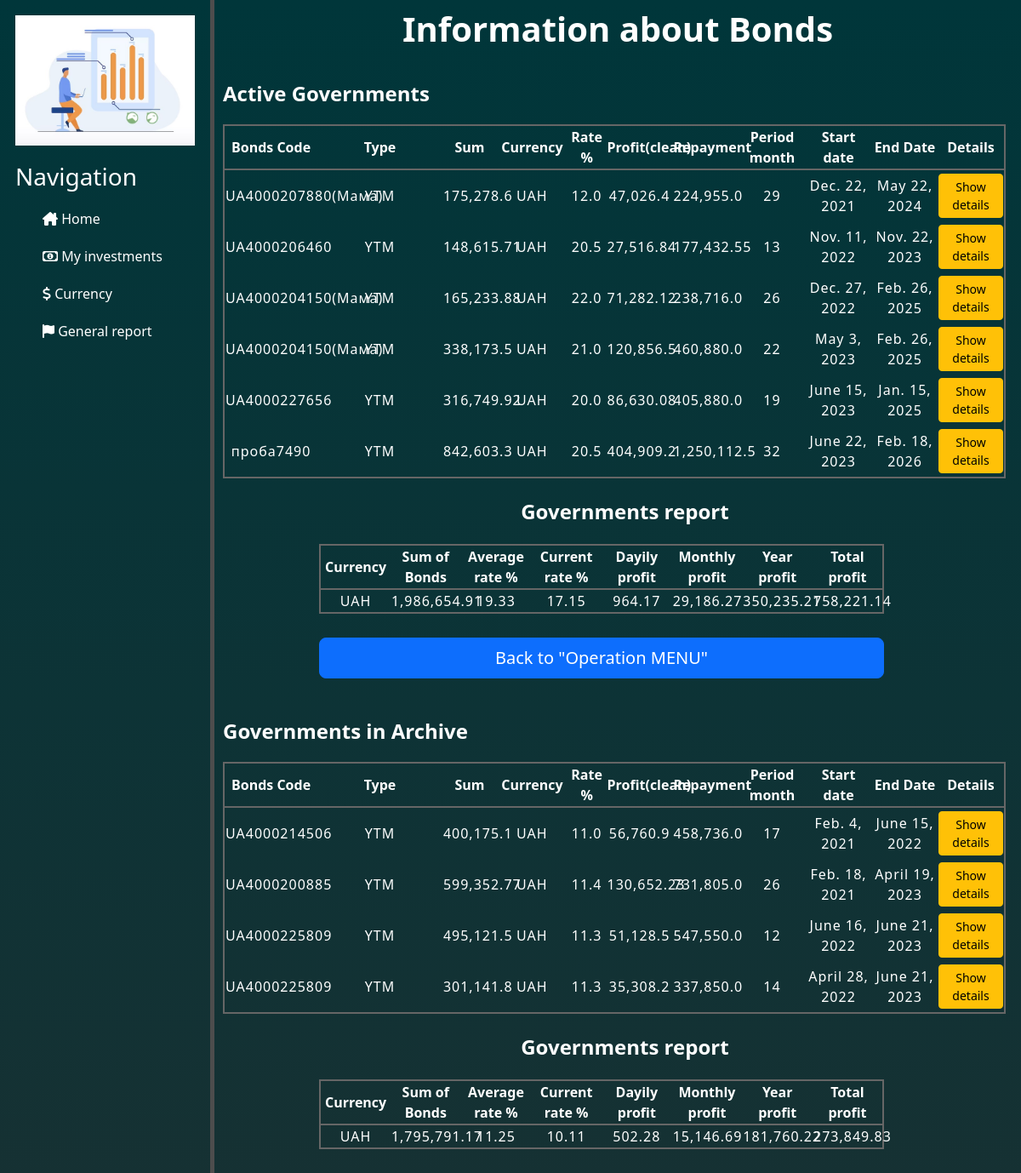
/governments/general_information_on_governments, run on an earlier commit of the app's database.
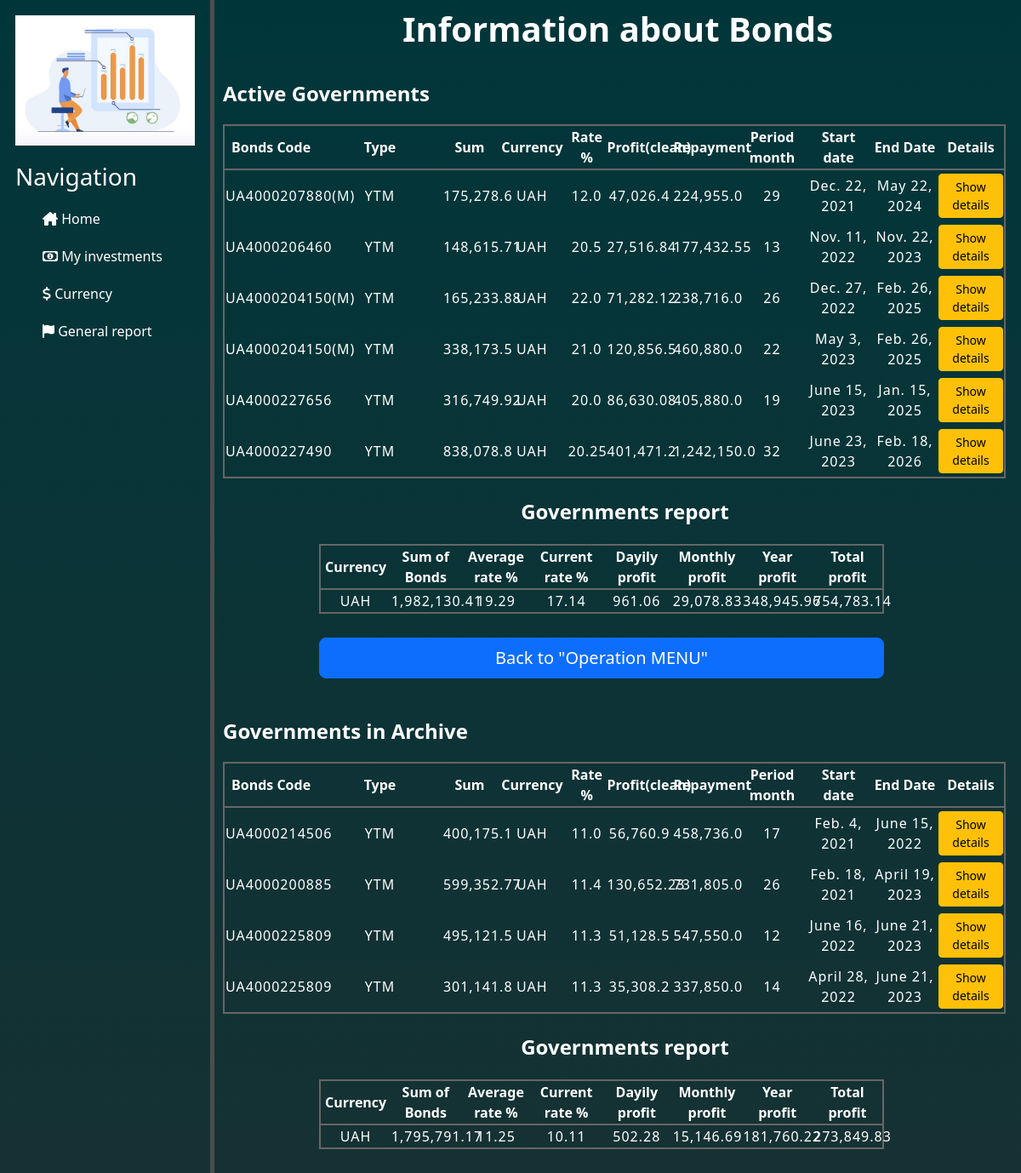
And on a later commit of the database.
### governments/models.py (models this page shows)
class Governments(BaseTableForProducts):
    class Meta:
        db_table = 'governments'
    type_gv = models.CharField(null=False, max_length=3, blank=False, choices=select_type_gv)    # Тип ОВДП = YTM/SIM
    coupons = models.IntegerField()               # Кількість придбаних купонів
    coupons_nominal_cost = models.FloatField()    # Номінальна вартість купона
    coupons_current_cost = models.FloatField()    # Фактична(по якій придбав) купон
    bonds_repayment_nominal = models.FloatField() # Загальна виплата по ОВДП згідно номіналу (купони + %)
    bonds_expenses = models.FloatField()          # Витрати на обслуговування ОВДП

class GovernmentExtendedIndicators(models.Model):
    class Meta:
        db_table = 'governments_extended_indicators'
    current_rate = models.FloatField()
    bonds_nominal_profit = models.FloatField()    # Номінальний дохід
    bonds_income = models.FloatField()
    coupons_cost_difference = models.FloatField() # Різниця вартості купонів між номінальною і фактичною.
    coupons_profit = models.FloatField()          # Купонний дохід/збиток
    government = models.ForeignKey(Governments, on_delete=models.CASCADE,
                                   related_name='governments_extended_indicators')

### governments/views.py (the view)
# urls.py: path('general_information_on_governments', views.general_information_on_governments, name='general_information_on_governments'),
def general_information_on_governments(request):
    active_governments = Governments.objects.filter(end_date__gt=date.today()).order_by('start_date')
    grouped_active_governments = grouping(active_governments)
    governments_in_archive = Governments.objects.filter(end_date__lte=date.today()).order_by('end_date')
    grouped_archive_governments = grouping(governments_in_archive)
    if grouped_active_governments != 'list is empty':
        report_active_governments = calculate_indicators('governments', grouped_active_governments)
    else:
        report_active_governments = grouped_active_governments  # поверне 'list is empty'
    if grouped_archive_governments != 'list is empty':
        report_archive_governments = calculate_indicators('governments', grouped_archive_governments)
    else:
        report_archive_governments = grouped_archive_governments  # поверне 'list is empty'
    return render(request, 'governments/general_information_on_governments.html',
                  {'active_governments': active_governments,
                   'archive_governments': governments_in_archive,
                   'report_active_governments': report_active_governments,
                   'report_archive_governments': report_archive_governments
                   })

### utils/general/general_functions.py (called while the page is built)
def grouping(incoming_data):
    group_uah = []
    group_usd = []
    group_eur = []
    group_pln = []
    group_chf = []
    group_gbp = []
    for element in incoming_data:
        if element.currency == 'UAH':
            group_uah.append(element)
        if element.currency == 'USD':
            group_usd.append(element)
        if element.currency == 'EUR':
            group_eur.append(element)
        if element.currency == 'PLN':
            group_pln.append(element)
        if element.currency == 'CHF':
            group_chf.append(element)
        if element.currency == 'GBP':
            group_gbp.append(element)
    if group_uah or group_usd or group_eur or group_pln or group_chf or group_gbp:
        return [group_uah, group_usd, group_eur, group_pln, group_chf, group_gbp]
    else:
        return 'list is empty'

### governments/templates/governments/general_information_on_governments.html (shortened to what the changed rows need)
{% extends 'main/layout.html' %}
{% load humanize %}
{% block content %}
    <div class="block_information_about_deposits">
        <div class="title">
                <h1><b> Information about Bonds </b></h1>
        </div>
        {% if active_governments %}
            <div class="block_active_governments">
                <table class="table_for_deposits">
                    <tr>
                        <th> Bonds Code </th>
                        <th> Type </th>
                        <th> Sum </th>
                        <th> Currency </th>
                        <th> Rate % </th>
                        <th> Profit(clean) </th>
                        <th> Repayment </th>
                        <th> Period month </th>
                        <th> Start date </th>
                        <th> End Date </th>
                        <th> Details </th>
                    </tr>
                    {% for bond in active_governments %}
                        <tr>
                            <td> {{ bond.name }}    </td>
                            <td> {{ bond.type_gv }} </td>
                            <td> {{ bond.sum|intcomma }}     </td>
                            <td> {{ bond.currency }} </td>
                            <td> {{ bond.rate }}     </td>
                            {% for indicator in bond.governments_extended_indicators.all %}
                                <td> {{ indicator.bonds_income|intcomma }}   </td>
                            {% endfor %}
                            <td> {{ bond.bonds_repayment_nominal|intcomma }} </td>
                            <td> {{ bond.period }}     </td>
                            <td> {{ bond.start_date }} </td>
                            <td> {{ bond.end_date }}   </td>
                            <td> <button type="button" class="btn btn-warning btn-sm btn-show-details"
                                         onclick="window.location.href =
                                                 '{% url 'government_details' government_id=bond.id %}'"> Show details
                                  </button>
                            </td>
                        </tr>
                    {% endfor %}
                </table>
            </div>
        {% else %}
            <div class="block_empty_deposits">
                <h5> You have no active Governments </h5>
            </div>
        {% endif %}
        <div class="block_deposits_report">
            {% if report_active_governments != 'list is empty' %}
                <div class="block_table_deposits_report">
                    <table class="table_deposits_report">
                        <tr>
                            <th> Currency </th>
                            <th> Sum of Bonds </th>
                            <th> Average rate % </th>
                            <th> Current rate % </th>
                            <th> Dayily profit </th>
                            <th> Monthly profit </th>
                            <th> Year profit </th>
                            <th> Total profit </th>
                        </tr>
                        {% for indicator in report_active_governments %}
                            <tr>
                                <td> {{ indicator.currency }}</td>
                                <td> {{ indicator.calc_sum|intcomma }}</td>
                                <td> {{ indicator.average_rate }}</td>
                                <td> {{ indicator.current_rate }}</td>
                                <td> {{ indicator.dayily_profit|intcomma }}</td>
                                <td> {{ indicator.monthly_profit|intcomma }}</td>
                                <td> {{ indicator.year_profit|intcomma }}</td>
                                <td> {{ indicator.total_profit|intcomma }}</td>
                            </tr>
                        {% endfor %}
                    </table>
                </div>
            {% endif %}
        </div>
        {% if archive_governments %}
            <div class="block_active_governments">
                <table class="table_for_deposits">
                    <tr>
                        <th> Bonds Code </th>
                        <th> Type </th>
                        <th> Sum </th>
                        <th> Currency </th>
                        <th> Rate % </th>
                        <th> Profit(clean) </th>
                        <th> Repayment </th>
                        <th> Period month </th>
                        <th> Start date </th>
                        <th> End Date </th>
                        <th> Details </th>
                    </tr>
                    {% for bond in archive_governments %}
                        <tr>
                            <td> {{ bond.name }}    </td>
                            <td> {{ bond.type_gv }} </td>
                            <td> {{ bond.sum|intcomma }}     </td>
                            <td> {{ bond.currency }} </td>
                            <td> {{ bond.rate }}     </td>
                            {% for indicator in bond.governments_extended_indicators.all %}
                                <td> {{ indicator.bonds_income|intcomma }}   </td>
                            {% endfor %}
                            <td> {{ bond.bonds_repayment_nominal|intcomma }} </td>
                            <td> {{ bond.period }}     </td>
                            <td> {{ bond.start_date }} </td>
                            <td> {{ bond.end_date }}   </td>
                            <td> <button type="button" class="btn btn-warning btn-sm btn-show-details"
                                         onclick="window.location.href =
                                                 '{% url 'government_details' government_id=bond.id %}'"> Show details
                                  </button>
                            </td>
                        </tr>
                    {% endfor %}
                </table>
            </div>
        {% else %}
            <div class="block_empty_deposits">
                <h4><b> Archive Governments </b></h4>
                <h5> You have no Governments in Archive </h5>
            </div>
        {% endif %}
        <div class="block_deposits_report">
            {% if report_archive_governments != 'list is empty' %}
                <div class="block_table_deposits_report">
                    <table class="table_deposits_report">
                        <tr>
                            <th> Currency </th>
                            <th> Sum of Bonds </th>
                            <th> Average rate % </th>
                            <th> Current rate % </th>
                            <th> Dayily profit </th>
                            <th> Monthly profit </th>
                            <th> Year profit </th>
                            <th> Total profit </th>
                        </tr>
                        {% for indicator in report_archive_governments %}
                            <tr>
                                <td> {{ indicator.currency }}</td>
                                <td> {{ indicator.calc_sum|intcomma }}</td>
                                <td> {{ indicator.average_rate }}</td>
                                <td> {{ indicator.current_rate }}</td>
                                <td> {{ indicator.dayily_profit|intcomma }}</td>
                                <td> {{ indicator.monthly_profit|intcomma }}</td>
                                <td> {{ indicator.year_profit|intcomma }}</td>
                                <td> {{ indicator.total_profit|intcomma }}</td>
                            </tr>
                        {% endfor %}
                    </table>
                </div>
            {% endif %}
        </div>
    </div>
{% endblock %}

What changed in the data, as far as the page shows it:
removed Governments: name "проба7490", type_gv "YTM", sum "842,603.3", currency "UAH", rate "20.5", bonds_repayment_nominal "1,250,112.5", period "32", start_date "June 22, 2023", end_date "Feb. 18, 2026", currency "UAH", shown under "Active Governments"
removed GovernmentExtendedIndicators: bonds_income "404,909.2", shown under "проба7490"
changed Governments "Dec. 22, 2021": name "UA4000207880(Мама)" → "UA4000207880(М)"
changed Governments "Dec. 27, 2022": name "UA4000204150(Мама)" → "UA4000204150(М)"
changed Governments "May 3, 2023": name "UA4000204150(Мама)" → "UA4000204150(М)"
added Governments: name "UA4000227490", type_gv "YTM", sum "838,078.8", currency "UAH", rate "20.25", bonds_repayment_nominal "1,242,150.0", period "32", start_date "June 23, 2023", end_date "Feb. 18, 2026", currency "UAH", shown under "Active Governments"
added GovernmentExtendedIndicators: bonds_income "401,471.2", shown under "UA4000227490"
Also different on the page:
new list line: "1,982,130.41 19.29 17.14 961.06 29,078.83 348,945.96 754,783.14"
list line gone: "1,986,654.91 19.33 17.15 964.17 29,186.27 350,235.21 758,221.14"
